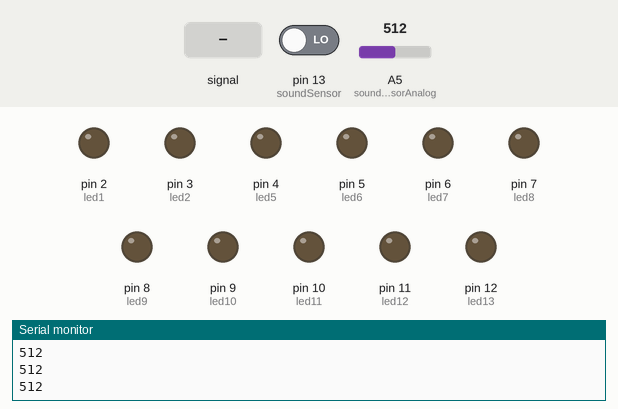
Simulated run of this sketch. Board: Arduino Uno, built with avr-gcc and run on an emulated ATmega328P. Parts: output pins drawn as LEDs (lit = HIGH), the last lines printed to the serial monitor. The inputs (shaded band) are chosen by the test bench; at power-on: pin 13 (soundSensor) LOW, A5 (soundSensorAnalog) = 512.

Above: at 1.2 s.
1.3 s: pin 13 (soundSensor) driven HIGH
At 1.8 s:
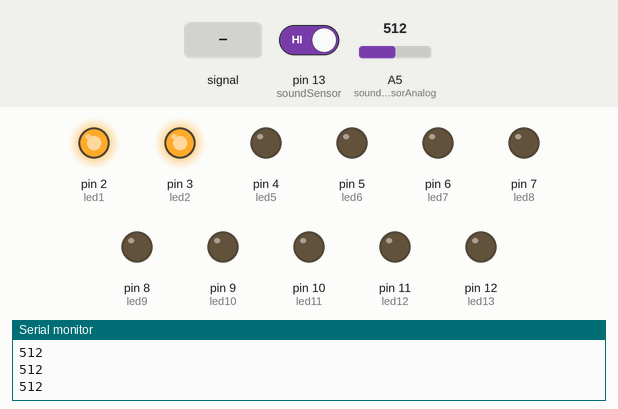
2.8 s: A5 (soundSensorAnalog) fed a 200 Hz sine of ±81 counts around its level
At 3.1 s:
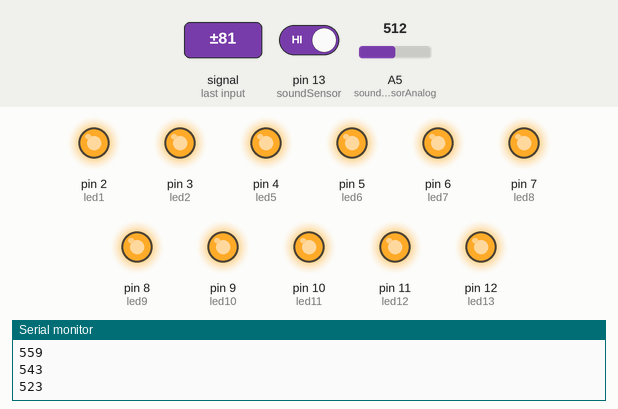
4.3 s: pin 13 (soundSensor) driven LOW
At 5.4 s:
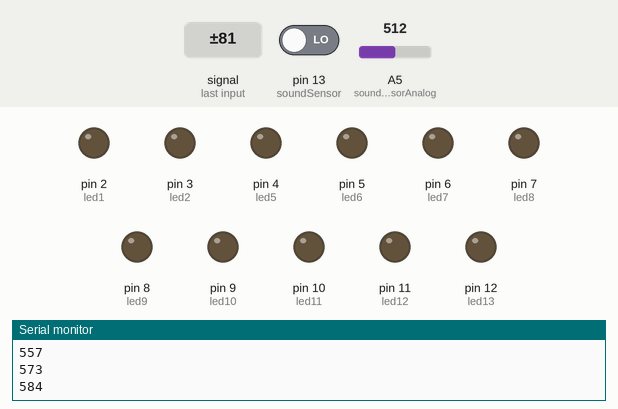
Timing chart, 0 to 7.3 s (numbered marks = the images above; inputs shaded):
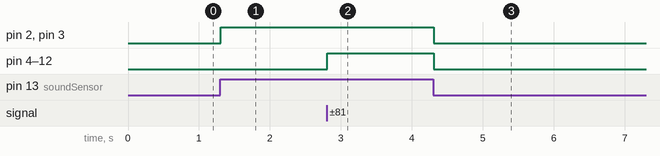

Measured:
- after the input at 1.3 s, pin 2 (led1), pin 3 (led2): LOW → HIGH at once
- after the input at 2.8 s, pin 4 (led5), pin 5 (led6), pin 6 (led7), pin 7 (led8), pin 8 (led9), pin 9 (led10), pin 10 (led11), pin 11 (led12), pin 12 (led13): LOW → HIGH at once
- after the input at 4.3 s, pin 2 (led1), pin 3 (led2), pin 4 (led5), pin 5 (led6), pin 6 (led7), pin 7 (led8), pin 8 (led9), pin 9 (led10), pin 10 (led11), pin 11 (led12), pin 12 (led13): HIGH → LOW at once

The sketch:

soundSensor_control_led.ino
```cpp
int led1 = 2;
int led2 = 3;
int led3 = 2;
int led4 = 3;
int led5 = 4;
int led6 = 5;
int led7 = 6;
int led8 = 7;
int led9 = 8;
int led10 = 9;
int led11 = 10;
int led12 = 11;
int led13 = 12;
int led14 = 8;
int led15 = 9;
int led16 = 10;
int led17 = 11;
int led18 = 12;
int soundSensor = 13;
int soundSensorAnalog = A5;
//int threshold = 550;


void setup() {
  // put your setup code here, to run once:
  Serial.begin(9600);
  pinMode(led1, OUTPUT);
  pinMode(led2, OUTPUT);
  pinMode(led3, OUTPUT);
  pinMode(led4, OUTPUT);
  pinMode(led5, OUTPUT);
  pinMode(led6, OUTPUT);
  pinMode(led7, OUTPUT);
  pinMode(led8, OUTPUT);
  pinMode(led9, OUTPUT);
  pinMode(led10, OUTPUT);
  pinMode(led11, OUTPUT);
  pinMode(led12, OUTPUT);
  pinMode(led13, OUTPUT);
  pinMode(led14, OUTPUT);
  pinMode(led15, OUTPUT);
  pinMode(led16, OUTPUT);
  pinMode(led17, OUTPUT);
  pinMode(led18, OUTPUT);
  pinMode(soundSensor, INPUT);
  pinMode(soundSensorAnalog, INPUT);
}

void loop() {
  // put your main code here, to run repeatedly:
  //int soundSensorValue = analogRead(soundSensorAnalog);
  //Serial.println(soundSensorValue);

  int analogValue = analogRead(soundSensorAnalog);
  int soundValue = digitalRead(soundSensor);

  Serial.println(analogValue);

  if (soundValue == 1) {
    if (analogValue >= 500 && analogValue <= 520) {
      analogWrite(led1, 255);
      analogWrite(led2, 255);
      analogWrite(led3, 255);
      analogWrite(led4, 255);
//      analogWrite(led5, 255);
//      analogWrite(led6, 255);
//      analogWrite(led7, 255);
//      analogWrite(led8, 255);
//      analogWrite(led9, 255);
//      analogWrite(led10, 255);
//      analogWrite(led11, 255);
//      analogWrite(led12, 255);
//      analogWrite(led13, 255);
    } else if (analogValue > 520 && analogValue < 540) {
      analogWrite(led1, 255);
      analogWrite(led2, 255);
      analogWrite(led3, 255);
      analogWrite(led4, 255);
      analogWrite(led5, 255);
      analogWrite(led6, 255);
//      analogWrite(led7, 255);
//      analogWrite(led8, 255);
//      analogWrite(led9, 255);
//      analogWrite(led10, 255);
//      analogWrite(led11, 255);
//      analogWrite(led12, 255);
//      analogWrite(led13, 255);
    } else if (analogValue > 540 && analogValue < 560) {
      analogWrite(led1, 255);
      analogWrite(led2, 255);
      analogWrite(led3, 255);
      analogWrite(led4, 255);
      analogWrite(led5, 255);
      analogWrite(led6, 255);
      analogWrite(led7, 255);
      analogWrite(led8, 255);
//      analogWrite(led9, 255);
//      analogWrite(led10, 255);
//      analogWrite(led11, 255);
//      analogWrite(led12, 255);
//      analogWrite(led13, 255);
    } else if (analogValue > 560 && analogValue < 580) {
      analogWrite(led1, 255);
      analogWrite(led2, 255);
      analogWrite(led3, 255);
      analogWrite(led4, 255);
      analogWrite(led5, 255);
      analogWrite(led6, 255);
      analogWrite(led7, 255);
      analogWrite(led8, 255);
      analogWrite(led9, 255);
      analogWrite(led10, 255);
//      analogWrite(led11, 255);
//      analogWrite(led12, 255);
//      analogWrite(led13, 255);
    } else if (analogValue > 580 && analogValue < 600) {
      analogWrite(led1, 255);
      analogWrite(led2, 255);
      analogWrite(led3, 255);
      analogWrite(led4, 255);
      analogWrite(led5, 255);
      analogWrite(led6, 255);
      analogWrite(led7, 255);
      analogWrite(led8, 255);
      analogWrite(led9, 255);
      analogWrite(led10, 255);
      analogWrite(led11, 255);
      analogWrite(led12, 255);
      analogWrite(led13, 255);
    } else if (analogValue > 600 && analogValue < 620) {
      analogWrite(led1, 255);
      analogWrite(led2, 255);
      analogWrite(led3, 255);
      analogWrite(led4, 255);
      analogWrite(led5, 255);
      analogWrite(led6, 255);
      analogWrite(led7, 255);
      analogWrite(led8, 255);
      analogWrite(led9, 255);
      analogWrite(led10, 255);
      analogWrite(led11, 255);
      analogWrite(led12, 255);
      analogWrite(led13, 255);
      analogWrite(led14, 255);
      analogWrite(led15, 255);
      analogWrite(led16, 255);
    } else {
      analogWrite(led1, 255);
      analogWrite(led2, 255);
      analogWrite(led3, 255);
      analogWrite(led4, 255);
      analogWrite(led5, 255);
      analogWrite(led6, 255);
      analogWrite(led7, 255);
      analogWrite(led8, 255);
      analogWrite(led9, 255);
      analogWrite(led10, 255);
      analogWrite(led11, 255);
      analogWrite(led12, 255);
      analogWrite(led13, 255);
      analogWrite(led14, 255);
      analogWrite(led15, 255);
      analogWrite(led16, 255);
      analogWrite(led17, 255);
      analogWrite(led18, 255);
    }
//    digitalWrite(led1, HIGH);
//    digitalWrite(led2, HIGH);
//    digitalWrite(led3, HIGH);
//    digitalWrite(led4, HIGH);
//    digitalWrite(led5, HIGH);
//    digitalWrite(led6, HIGH);
//    digitalWrite(led7, HIGH);
  }
  else {
    analogWrite(led1, 0);
    analogWrite(led2, 0);
    analogWrite(led3, 0);
    analogWrite(led4, 0);
    analogWrite(led5, 0);
    analogWrite(led6, 0);
    analogWrite(led7, 0);
    analogWrite(led8, 0);
    analogWrite(led9, 0);
    analogWrite(led10, 0);
    analogWrite(led11, 0);
    analogWrite(led12, 0);
    analogWrite(led13, 0);
    analogWrite(led14, 0);
    analogWrite(led15, 0);
    analogWrite(led16, 0);
    analogWrite(led17, 0);
    analogWrite(led18, 0);
//    digitalWrite(led1, LOW);
//    digitalWrite(led2, LOW);
//    digitalWrite(led3, LOW);
//    digitalWrite(led4, LOW);
//    digitalWrite(led5, LOW);
//    digitalWrite(led6, LOW);
//    digitalWrite(led7, LOW);
  }
}
```
